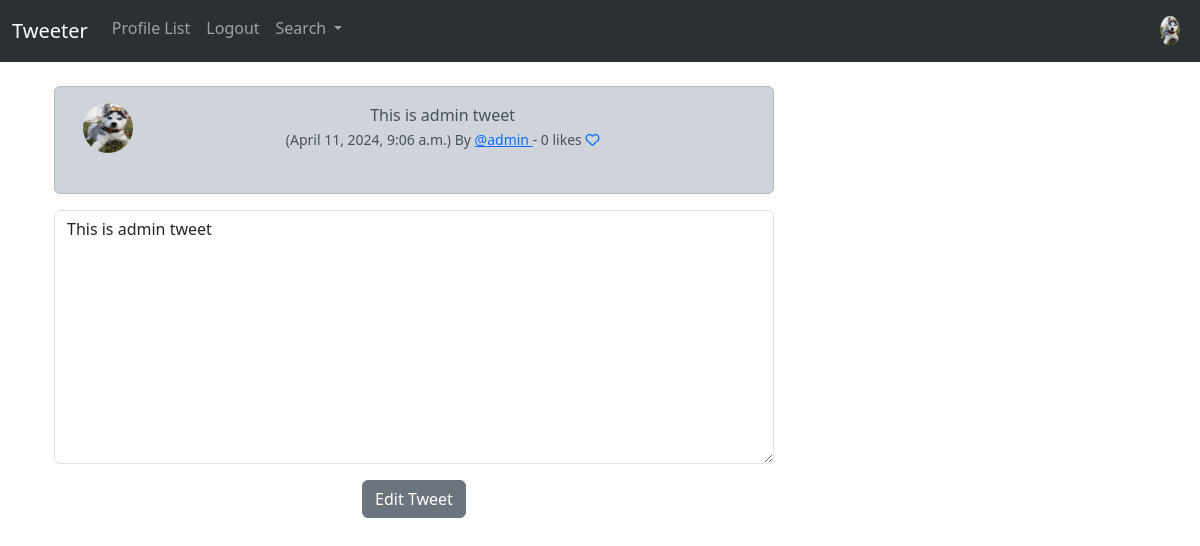
The app's page /edit_tweet/12 (signed in), older data.
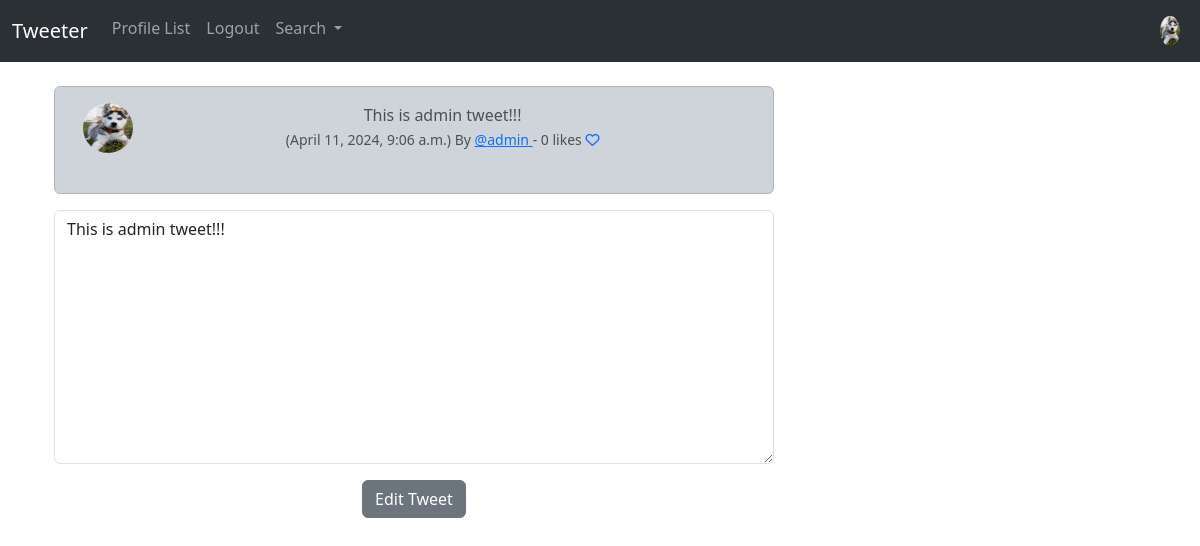
The same page, newer data.
### musker/models.py (models this page shows, shortened)
class Tweet(models.Model):
    user = models.ForeignKey(User, on_delete=models.DO_NOTHING, related_name="tweets")
    body = models.CharField(max_length=280)
    created_at = models.DateTimeField(auto_now_add=True)
    likes = models.ManyToManyField(User,blank=True)
    def number_of_likes(self):
        return self.likes.count()

class Profile(models.Model):
    user = models.OneToOneField(User, on_delete=models.CASCADE)
    follows = models.ManyToManyField(
        "self", related_name="followed_by", symmetrical=False, blank=True
    )
    profile_image = models.ImageField(null=True,blank=True,upload_to='images/')
    date_modified = models.DateTimeField(User, auto_now=True, auto_now_add=False)
    profile_bio = models.CharField(null=True,blank=True, max_length=100)
    portfolio_link = models.CharField(null=True,blank=True, max_length=100)
    facebook_link = models.CharField(null=True,blank=True, max_length=100)
    twitter_link = models.CharField(null=True,blank=True, max_length=100)
    instagram_link = models.CharField(null=True,blank=True, max_length=100)
    linkedin_link = models.CharField(null=True,blank=True, max_length=100)

### musker/views.py (the view)
# urls.py: path("edit_tweet/<int:pk>",views.edit_tweet,name="edit_tweet"),
def edit_tweet(request,pk):
    if request.user.is_authenticated:
        tweet = get_object_or_404(Tweet, id=pk)
        if request.user.username==tweet.user.username:
            form = TweetForm(request.POST or None,instance=tweet)
            if request.method == "POST":
                if form.is_valid():
                    tweet = form.save(commit=False)
                    tweet.user = request.user
                    tweet.save()
                    messages.success(request,"Message has been  updated  successfully.")
                    return redirect("home")
            else:
                return render(request,'edit_tweet.html',{ "form" : form,"tweet":tweet })
        else:
            messages.error(request=request,message="Tweet doesn't belong to you!")
            return redirect('home')
    else:
        messages.error(request=request,message="You need to be logged in!")
        return redirect('home')

### musker/forms.py
class TweetForm(forms.ModelForm):
    body = forms.CharField(required=True,
            widget=forms.widgets.Textarea(
                attrs={
                    "class":"form-control",
                    "placeholder":"Write your tweets"
                }
            ),
            label="",
            )
    class Meta:
        model = Tweet
        exclude=("user","likes")

### templates/edit_tweet.html (shortened to what this page needs)
{% extends "base.html" %}
{% load social_share %}
{% load static %}
{% block container %}
    <div class="container text-center">
        <div class="row">
            <div class="col-8">
                <div class="alert alert-dark" role="alert">
                    <div class="container">
                        <div class="row">
                            <div class="col-1">
                                {% if tweet.user.profile.profile_image %}
                                    <img src="{{tweet.user.profile.profile_image.url}}" width="50" height="50" class="rounded-circle"  alt="{{my_profile.user.username}}">
                                {% else %}
                                    <img src="{% static 'images/user_img.png' %}" width="50" height="50" class="rounded-circle"  alt="{{tweet.user.user.username}}">
                                {% endif %}
                            </div>
                            <div class="col-11">
                                {{tweet.body}} <br>
                                <small>
                                    ({{tweet.created_at}}) By <a href="{% url 'profile' tweet.user.id %}"> @{{tweet.user.username}} </a> - {{tweet.number_of_likes}} likes
                                    {% if user in tweet.likes.all %}
                                        <a href="{% url 'tweet_likes' tweet.id%}">
                                            <i class="fa-solid fa-heart"></i>
                                        </a>
                                    {% else %}
                                        <a href="{% url 'tweet_likes' tweet.id%}">
                                            <i class="fa fa-heart-o"></i>
                                        </a>
                                    {% endif %}
                                </small>
                            </div><br><br>
                        </div>
                    </div> <br />
                </div>
            {% if form %}
                <form method="POST">
                    {{form.as_p}}
                    <button type="submit" class="btn btn-secondary  ">Edit Tweet</button>
                </form>
                <br><br>
            {% endif %}
        </div>
{% endblock container %}

Row changes from the older to the newer data that the page shows:
changed Tweet "admin": body "This is admin tweet" → "This is admin tweet!!!"
